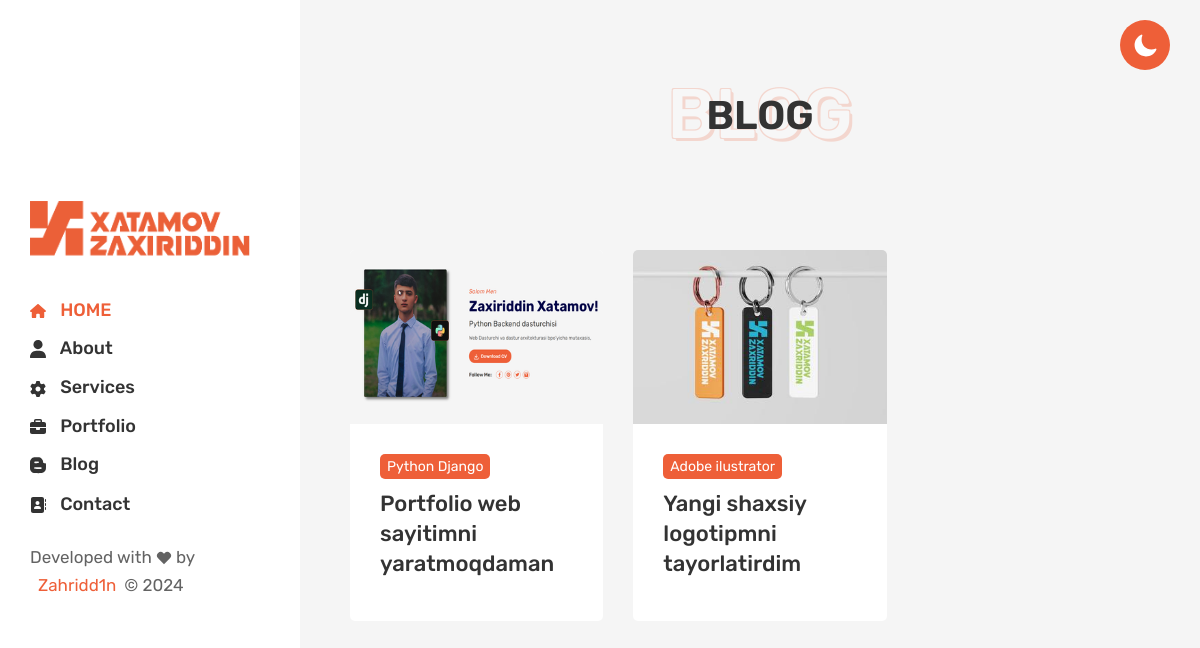
Screenshot of /blog/ with the database file from the repository.
### main/models.py (models this page shows, shortened)
class Blog(models.Model):
    image = models.ImageField(upload_to='blog/')
    title = models.CharField(max_length=48)
    description = models.CharField(max_length=255)
    tag = models.CharField(max_length=18)

### main/views.py (the view)
# urls.py: 2. Add a URL to urlpatterns:  path('blog/', include('blog.urls'))
def blog(request):
    blogs = models.Blog.objects.all()
    context = {
        'blogs': blogs,
    }
    return render(request, 'front/blog.html', context)

### templates/front/blog.html (shortened to what this page needs)
{% extends 'front/base.html' %}
{% block content %}
    <main class="main__content_wrapper">
        <div class="inner__page--content__style3">
            <div class="page__content--style3__padding">
                <div class="page__heading style3">
                    <h1 class="page__heading--title">BLOG</h1>
                    <h2 class="page__heading--subtitle">BLOG</h2>
                </div>
                <div class="blog__section section--padding">
                    <div class="blog__section--inner">
                        <div class="row mb--n30">
                            {% for blog in blogs %}
                            <div class="col-lg-4 col-md-6 col-sm-6 mb-30">
                                <article class="blog__card">
                                    <a href="#" data-bs-toggle="modal" data-bs-target="#blogModal{{forloop.counter}}">
                                        <div class="blog__card--thumbnail" >
                                            <img src="{{blog.image.url}}" alt="img">
                                        </div>
                                        <div class="blog__card--content">
                                            <span class="blog__card--tag">{{blog.tag}}</span>
                                            <h3 class="blog__card--title mb-12">{{blog.title}}</h3>
                                         </div>
                                    </a>
                                </article>
                            </div>
                            {% endfor %}
                        </div>
                    </div>
                </div>
            </div>
        </div>
    </main>
{% endblock %}

### static/assets/css/dark.css (style rules this page uses)
.blog__card--tag { background: var(--secondary-color); color: var(--text-white-color); }

### rows the page displays
Blog: image (picture), tag "Python Django", title "Portfolio web sayitimni yaratmoqdaman"
Blog: image (picture), tag "Adobe ilustrator", title "Yangi shaxsiy logotipmni tayorlatirdim"
